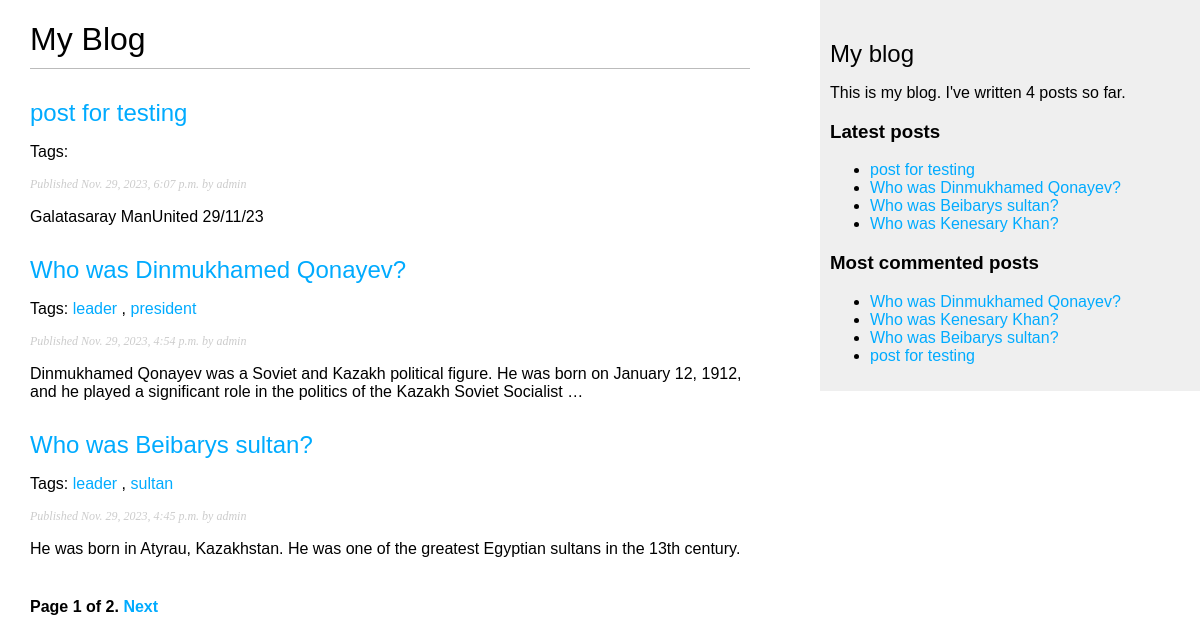
/blog/, run on an earlier commit of the app's database.
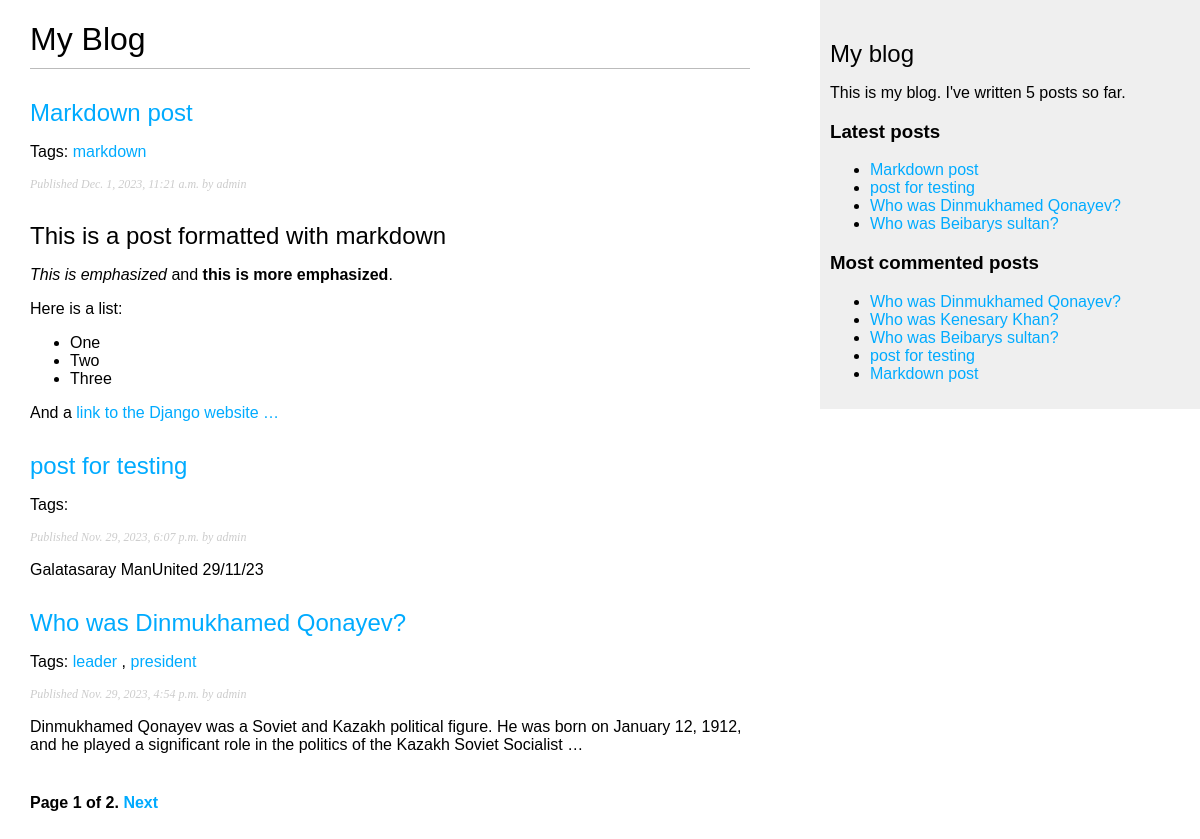
And on a later commit of the database.
### blog/models.py (models this page shows, shortened)
class Post(models.Model):
    class Status(models.TextChoices):
        DRAFT = 'DF', 'Draft'
        PUBLISHED = 'PB', 'Published'
    title = models.CharField(max_length=250)
    slug = models.SlugField(max_length=250, unique_for_date='publish')
    author = models.ForeignKey(User, on_delete=models.CASCADE, related_name='blog_posts')
    body = models.TextField()
    publish = models.DateTimeField(default=timezone.now)
    created = models.DateTimeField(auto_now_add=True)
    updated = models.DateTimeField(auto_now=True)
    status = models.CharField(max_length=2, choices=Status.choices, default=Status.DRAFT)
    objects = models.Manager() # The default manager.
    published = PublishedManager() # Our custom manager.
    class Meta:
        ordering = ['-publish']
        indexes = [
            models.Index(fields=['-publish']),
        ]
    def get_absolute_url(self):
        return reverse('blog:post_detail', args=[self.publish.year, self.publish.month, self.publish.day, self.slug])
    tags = TaggableManager()

### blog/views.py (the view)
# urls.py: path('', views.post_list, name='post_list'),
def post_list(request, tag_slug=None):
    post_list = Post.published.all()
    tag = None
    if tag_slug:
        tag = get_object_or_404(Tag, slug=tag_slug)
        post_list = post_list.filter(tags__in=[tag])
    paginator = Paginator(post_list, 3)
    page_number = request.GET.get('page', 1)
    try:
        posts = paginator.page(page_number)
    except EmptyPage:
        posts = paginator.page(paginator.num_pages)
    except PageNotAnInteger:
        posts = paginator.page(1)
    return render(request, 'blog/post/list.html', {'posts':posts})

### blog/models.py (called while the page is built)
        def get_queryset(self):
            return super().get_queryset()\
                .filter(status=Post.Status.PUBLISHED)

### blog/templatetags/blog_tags.py (called while the page is built)
@register.simple_tag
def total_posts():
    return Post.published.count()

@register.inclusion_tag('blog/post/latest_posts.html')
def show_latest_posts(count=5):
    latest_posts = Post.published.order_by('-publish')[:count]
    return {'latest_posts': latest_posts}

@register.simple_tag
def get_most_commented_posts(count=5):
    return Post.published.annotate(total_comments=Count('comments')).order_by('-total_comments')[:count]

@register.filter(name='markdown')
def markdown_format(text):
    return mark_safe(markdown.markdown(text))

### blog/templates/blog/post/list.html (shortened to what this page needs)
{% extends "blog/base.html" %}
{% load blog_tags %}
{% block content %}
    <h1>My Blog</h1>
    {% for post in posts %}
    <h2>
        <a href="{{ post.get_absolute_url }}">
           {{ post.title }}
        </a>
    </h2>
    <p class="tags">
        Tags:
        {% for tag in post.tags.all %}
        <a href="{% url "blog:post_list_by_tag" tag.slug %}">
            {{ tag.name }}
        </a>
        {% if not forloop.last %}, {% endif %}
        {% endfor %}
    </p>
    <p class="date">
        Published {{ post.publish }} by {{ post.author }}
    </p>
    {{ post.body|markdown|truncatewords_html:30 }}
    {% endfor %}
    {% include "pagination.html" with page=posts %}
{% endblock %}

### blog/templates/blog/base.html (shortened to what this page needs)
{% load blog_tags %}
{% load static %}
<!DOCTYPE html>
<html lang="en">
<head>
    <link href="{% static "css/blog.css" %}" rel="stylesheet">
</head>
<body>
    <div id="content">
        {% block content %}
        {% endblock %}
    </div>
    <div id="sidebar">
        <h2>My blog</h2>
        <p>
            This is my blog.
            I've written {% total_posts %} posts so far.
        </p>
        <h3>Latest posts</h3>
        {% show_latest_posts 4 %}
        <h3>Most commented posts</h3>
        {% get_most_commented_posts as most_commented_posts %}
        <ul>
            {% for post in most_commented_posts %}
        <li>
            <a href="{{ post.get_absolute_url }}">{{ post.title }}</a>
        </li>
        {% endfor %}
    </div>
</body>
</html>

### blog/templates/blog/post/latest_posts.html
<ul>
    {% for post in latest_posts %}
    <li>
        <a href="{{ post.get_absolute_url }}">{{ post.title }}</a>
    </li>
    {% endfor %}
</ul>

What changed in the data, as far as the page shows it:
no longer on one of the page's lists (row unchanged): Post: title "Who was Beibarys sultan?", publish "Nov. 29, 2023, 4:45 p.m.", author "admin", body "He was born in Atyrau, Kazakhstan. He was one of the greatest Egyptian sultans in the 13th century."
no longer on one of the page's lists (row unchanged): Post: title "Who was Kenesary Khan?"
added Post: title "Markdown post", publish "Dec. 1, 2023, 11:21 a.m.", author "admin", body "This is a post formatted with markdown This is emphasized and this is more emphasized . Here is a list: One Two Three And a link to the Django website …"
added Tag: name "markdown", shown under "Markdown post"
computed for Post "Who was Beibarys sultan?": loses Tag (name "sultan"); loses Tag (name "leader")
Also different on the page:
text no longer shown: "4"
text now shown: "5"
